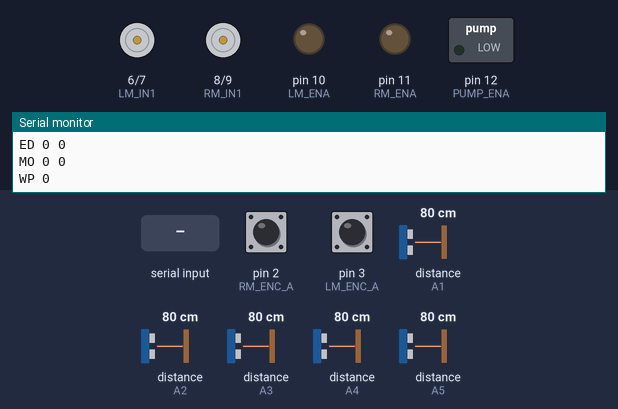
Bench run of a sketch on a simulated Arduino Uno, built with avr-gcc and run on an emulated ATmega328P. Parts: motor-driver pin pairs drawn as motors (green arrow = first pin HIGH = forward, orange = second pin HIGH = backward, longer = more drive), switched loads named in the sketch (green lamp = pin HIGH), output pins drawn as LEDs (lit = HIGH), the last lines printed to the serial monitor. Wiring (inferred from the names in the program): 5 × ultrasonic range finder: trigger A1, echo A1 / trigger A2, echo A2 / trigger A3, echo A3 / trigger A4, echo A4 / trigger A5, echo A5. The test bench sets the inputs (shaded band); at power-on: pin 2 (RM_ENC_A) HIGH, pin 3 (LM_ENC_A) HIGH, distance to the obstacle (sensors on A1, A2, A3, A4, A5) 80 cm. The echo pulse lasts 58.3 µs per cm.

Above: at 0.1 s.
At 3.4 s:
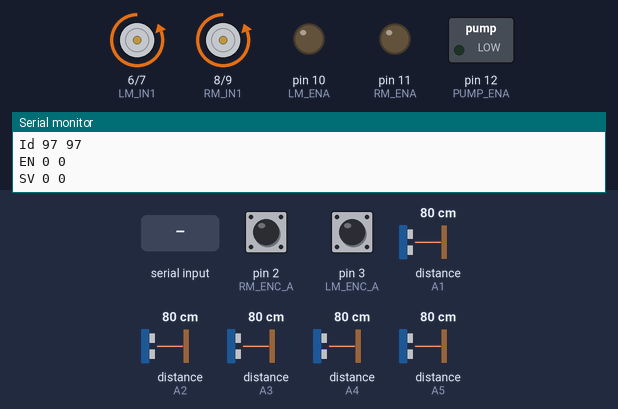
3.5 s: "WP 90\n" received over Serial
At 4.0 s:
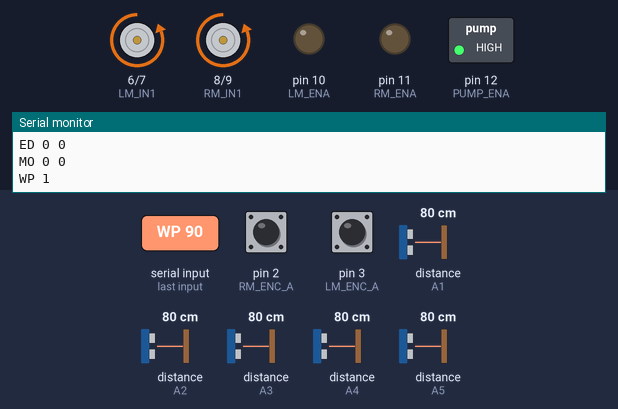
Timing chart, 0 to 7.0 s (numbered marks = the images above; inputs shaded):
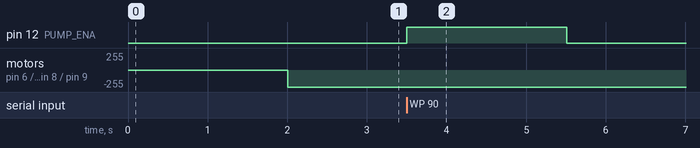

Measured:
- after the input at 3.5 s, pin 12 (PUMP_ENA): LOW → HIGH at once, → LOW 2.0 s later

The sketch:

GR6_motor.ino
```cpp
// This code runs the motor for the GR6
// Version 250630: SV commands to set the motor speed
// Version 250708: Added water pump
// Version 250710: PI controller
// Version 250717: Separate left and right constants
// Version 250814: Changed default PI constants
// Version 250815: Added D term (for PID controller); Separate Min Max intergral terms
// Version 250816: Trying to remove glitches. PID tuned.
// Version 250819: Adding ultrasonic sensors;
// Version 260720: Fixed EN (encoder position) telemetry — it was going
//   through sendFloat(), which multiplies by 100 and truncates to a
//   16-bit int for transmission. That's fine for velocities (small
//   values) but silently wraps encoder position after only ~327 counts
//   of travel (about 1.3m at ~250 counts/metre) even though the
//   firmware's own internal `long LM_position`/`RM_position` never
//   wrapped — only the wire value did. Now sent raw via a dedicated
//   sendLong(), matching what the Pi side already expected.

#define VERSION "260720#1.GR6"

// The motors are driven by an L298 module
// The feedback is via 2x A3144 hall effect sensors on each motor (4 total)
// The A3144 require pull-up resistors in the Arduino

// Pins for the left motor
#define LM_ENA    10   // Motor speed PWM
#define LM_IN1     6   // Direction control
#define LM_IN2     7
#define LM_ENC_A   3   // Quadrature encoder A (interrupt pin)
#define LM_ENC_B   5   // Quadrature encoder B

// Pins for the right motor
#define RM_ENA    11   // Motor speed PWM
#define RM_IN1     8   // Direction control
#define RM_IN2     9
#define RM_ENC_A   2   // Quadrature encoder A (interrupt pin)
#define RM_ENC_B   4   // Quadrature encoder B

int ultrasonicPins[] = {A5, A4, A3, A2, A1};

volatile long LM_position = 0L;   // Updated in the ISR, motor's position
volatile long RM_position = 0L;

// Pins for the pump
#define PUMP_ENA  12
int wp_state = LOW;

// Control loop constants
unsigned long lastCtrlTime = 0;               // for fixed control loop timestep
unsigned int CtrlLoopStep = 100;              // millis
const float dt = (float) CtrlLoopStep/1000.0; // seconds
const float cf = 1.0 / dt;                    // control loop frequency, 1/seconds

float LM_Kp = 1.0,        RM_Kp = 1.0;     // Proportional gain
float LM_Ki = 3.0,        RM_Ki = 3.0;     // Integral gain
float LM_Kd = 0.0,        RM_Kd = 0.0;     // Differential gain
float LM_Kf = 0.0,        RM_Kf = 0.0;     // Feedforward term - see motor comments below
float LM_Ka = 0.9,        RM_Ka = 0.9;     // Differential error filter
float LM_Kb = 0.6,        RM_Kb = 0.6;     // Velocity filter
float LM_Mi = 150.0,      RM_Mi = 150.0;   // Maximum integral error
float LM_Mj = -50.0,      RM_Mj = -50.0;   // Minimum integral error
float LM_Id = 0.97,       RM_Id = 0.97;    // Integral error decay
int   LM_Db = 5,          RM_Db = 5;       // Deadband
float LM_Am = 100.0*dt,   RM_Am = 100.0*dt; // Maximum set point change per cycle

// Control‐loop state
long  prevLM_pos = 0,    prevRM_pos = 0;
float filtLM_vel = 0.0,  filtRM_vel = 0.0;
float prev_errLM = 0.0,  prev_errRM = 0.0;
float filtLM_dErr = 0.0, filtRM_dErr = 0.0;
float integralLM = 0.0,  integralRM = 0.0;
float errLM = 0.0,       errRM = 0.0;
float outLMf = 0.0,      outRMf = 0.0;
int   outLM = 0,         outRM = 0;
int ctrlEnabled = 0;  // Ramps from 1 to 4 when control starts, to avoid glitches

// Motor output limit
float MotorMax = 250.0;
float MotorMin = -MotorMax;

// Buffer to receive user's commands
#define MAX_CMD_LEN (80)
char rxCmd[MAX_CMD_LEN+1] = ""; // For commands received
int rxCmdLen = 0;               // Length, to avoid finding the end of the string each time

// Variables for updating the user
unsigned long lastUpdateTime = 0L;

// If no serial commands are received for a while then stop
const unsigned long CMD_TIMEOUT = 2000;  // ms
unsigned long TimeSpeedLastCommand = 0L;
unsigned long TimePumpLastCommand = 0L;

// Values from the RPI
// Will be set in user_command()
float LM_target_setvel = 0.0;
float RM_target_setvel = 0.0;
float LM_setvel = 0;      // Input to the control algorithm, after Amax applied
float RM_setvel = 0;

// Updates to the RPI sent one at a time
// Counts the updates
int whichUpdate = 1;
int whichControlUpdate = 1;


// Interrupt service routines for the encoders
// Triggered when ENC_A changes
// The ++ and -- depend on how the wires are connected
// and the orientation of the motors in the vehicle
void LM_encoderISR()
{
    if (digitalRead(LM_ENC_A) == digitalRead(LM_ENC_B))
        LM_position--;
    else
        LM_position++;
}

void RM_encoderISR()
{
    if (digitalRead(RM_ENC_A) == digitalRead(RM_ENC_B))
        RM_position++;
    else
        RM_position--;
}


// Functions to set the motor speed
// Measurement of the motor with no load showed:
// Input Output (counts/second)
//    0      0
//   10      0
//   20      8
//   30     40
//   40     80
//   50    104
//   60    124
//   70    136
//   80    150
//   90    160
//  100    170
// ...
//  150    180
//  200    188
//  250    192
// See "Motor input vs. output.xlsx
//
// From this we can see that
// * Below 20 the motor stalls
// * There's a linear region up to about 50
// * A second linear region up to about 100
// * Then the speed increase drops off rapidly
void LM_setMotorSpeed(int motorSpeed)
{
  int absMotorSpeed = abs(motorSpeed);
  if( absMotorSpeed <= LM_Db ) absMotorSpeed = 0;          // Deadband
  else if( absMotorSpeed < 30 ) absMotorSpeed += 30;       // Overcome stiction
  if( absMotorSpeed > MotorMax ) absMotorSpeed = MotorMax; // Limit output

  if( motorSpeed > 0)
  {
    digitalWrite(LM_IN1, HIGH);
    digitalWrite(LM_IN2, LOW);
  }
  else
  {
    digitalWrite(LM_IN1, LOW);
    digitalWrite(LM_IN2, HIGH);
  }

  analogWrite(LM_ENA, absMotorSpeed);
}

void RM_setMotorSpeed(int motorSpeed)
{
  int absMotorSpeed = abs(motorSpeed);
  if( absMotorSpeed <= LM_Db ) absMotorSpeed = 0;          // Deadband
  else if( absMotorSpeed < 30 ) absMotorSpeed += 30;       // Overcome stiction
  if( absMotorSpeed > MotorMax ) absMotorSpeed = MotorMax; // Limit output

  if( motorSpeed > 0)
  {
    digitalWrite(RM_IN1, HIGH);
    digitalWrite(RM_IN2, LOW);
  }
  else
  {
    digitalWrite(RM_IN1, LOW);
    digitalWrite(RM_IN2, HIGH);
  }

  analogWrite(RM_ENA, absMotorSpeed);
}


void user_command(unsigned long now)
{
  // Interprets the user commands in rxBuf - here to keep the loop looking tidy
    int l1, l2;
    // Interpret the command
    // SV - set the target velocity
    if( sscanf(rxCmd, "SV %d %d", &l1, &l2) == 2)
    {
      LM_target_setvel = (float) constrain(l1,-200,200);
      RM_target_setvel = (float) constrain(l2,-200,200);

      if( l1 == 0 && l2 == 0)
      {
        ctrlEnabled = 0; // Stop control: special situation to coast to zero speed
        LM_target_setvel = 0.0;
        RM_target_setvel = 0.0;
        LM_setMotorSpeed(0);
        RM_setMotorSpeed(0);
      }
      else if( ctrlEnabled == 0 )
        ctrlEnabled = 1; // Enable control, using a ramp (see PID loop)
      TimeSpeedLastCommand = now;
    }
    // Set the water pump
    else if( sscanf(rxCmd, "WP %d", &l1) == 1)
    {
      wp_state = l1 ? HIGH : LOW;
      digitalWrite(PUMP_ENA, wp_state);
      TimePumpLastCommand = now;
    }
    // Set the control parameters
    // No checks! Take good care
    else if( sscanf(rxCmd, "Kp %d %d", &l1, &l2) == 2) LM_Kp = l1 * 0.01,    RM_Kp = l2 * 0.01;
    else if( sscanf(rxCmd, "Ki %d %d", &l1, &l2) == 2) LM_Ki = l1 * 0.01,    RM_Ki = l2 * 0.01;
    else if( sscanf(rxCmd, "Kd %d %d", &l1, &l2) == 2) LM_Kd = l1 * 0.01,    RM_Kd = l2 * 0.01;
    else if( sscanf(rxCmd, "Kf %d %d", &l1, &l2) == 2) LM_Kf = l1 * 0.01,    RM_Kf = l2 * 0.01;
    else if( sscanf(rxCmd, "Ka %d %d", &l1, &l2) == 2) LM_Ka = l1 * 0.01,    RM_Ka = l2 * 0.01;
    else if( sscanf(rxCmd, "Kb %d %d", &l1, &l2) == 2) LM_Kb = l1 * 0.01,    RM_Kb = l2 * 0.01;
    else if( sscanf(rxCmd, "Db %d %d", &l1, &l2) == 2) LM_Db = l1,           RM_Db = l2;
    else if( sscanf(rxCmd, "Mi %d %d", &l1, &l2) == 2) LM_Mi = (float)l1,    RM_Mi = (float)l2;
    else if( sscanf(rxCmd, "Mj %d %d", &l1, &l2) == 2) LM_Mj = (float)l1,    RM_Mj = (float)l2;
    else if( sscanf(rxCmd, "Id %d %d", &l1, &l2) == 2) LM_Id = l1 * 0.01,    RM_Id = l2 * 0.01;
    else if( sscanf(rxCmd, "Am %d %d", &l1, &l2) == 2) LM_Am = (float)l1*dt, RM_Am = (float) l2*dt;

    // Reset the command buffer ready for the next command
    rxCmd[0] = 0;
    rxCmdLen = 0;
}

// Formatting functions to send two values to the RPI
void sendFloat(char *field, float v1, float v2)
{
  Serial.print(field);
  Serial.print(" ");
  Serial.print((int)(v1*100.0));
  Serial.print(" ");
  Serial.println((int)(v2*100.0));
}

void sendInt(char *field, int v1, int v2)
{
  Serial.print(field);
  Serial.print(" ");
  Serial.print(v1);
  Serial.print(" ");
  Serial.println(v2);
}

// For values too large for a 16-bit int (e.g. encoder position) — prints
// the raw long with no scaling and no truncation.
void sendLong(char *field, long v1, long v2)
{
  Serial.print(field);
  Serial.print(" ");
  Serial.print(v1);
  Serial.print(" ");
  Serial.println(v2);
}

void sendUltrasonic(int sensor)
{
  int sensorPin = ultrasonicPins[sensor];
  long d;

  // Send trigger pulse
  pinMode(sensorPin, OUTPUT);
  digitalWrite(sensorPin, LOW);
  delayMicroseconds(2);
  digitalWrite(sensorPin, HIGH);
  delayMicroseconds(10);
  digitalWrite(sensorPin, LOW);

  // Switch to input to read echo
  pinMode(sensorPin, INPUT);
  d = pulseIn(sensorPin, HIGH, 13000);  // Timeout after 13ms just over 2m

  // Calculate distance in mm
  d = (d * 343) / 2000; // *0.343 mm/s two ways
  if( d > 2000 || d == 0) d = -1;

  // Print result
  Serial.print("U");
  Serial.print(sensor);
  Serial.print(" ");
  Serial.println(d);
}


void setup() {
    pinMode(LM_ENA, OUTPUT);
    pinMode(LM_IN1, OUTPUT);
    pinMode(LM_IN2, OUTPUT);
    pinMode(LM_ENC_A, INPUT_PULLUP);
    pinMode(LM_ENC_B, INPUT_PULLUP);
    attachInterrupt(digitalPinToInterrupt(LM_ENC_A), LM_encoderISR, CHANGE);

    pinMode(RM_ENA, OUTPUT);
    pinMode(RM_IN1, OUTPUT);
    pinMode(RM_IN2, OUTPUT);
    pinMode(RM_ENC_A, INPUT_PULLUP);
    pinMode(RM_ENC_B, INPUT_PULLUP);
    attachInterrupt(digitalPinToInterrupt(RM_ENC_A), RM_encoderISR, CHANGE);

    pinMode(PUMP_ENA, OUTPUT);
    wp_state = LOW;
    digitalWrite(PUMP_ENA, wp_state);

    // Ultrasonic sensors
    pinMode(A5, LOW);
    pinMode(A4, LOW);
    pinMode(A3, LOW);
    pinMode(A4, LOW);
    pinMode(A1, LOW);

    Serial.begin(115200);

    lastCtrlTime = millis();
    lastUpdateTime = millis();
}

void loop()
{
  unsigned long now = millis();

  // Process serial commands
  int c = Serial.read();
  if( c >= 0 ) // There's a valid character
  {
    rxCmd[rxCmdLen++] = (char) c;
    rxCmd[rxCmdLen] = (char) 0;
    if( rxCmdLen >= MAX_CMD_LEN ) rxCmdLen--; // Limit length
    if( (char)c == '\n') user_command(now);
  }

  // Stop if no speed commands are sent
  if(now-TimeSpeedLastCommand > CMD_TIMEOUT)
  {
      LM_target_setvel = 0.0;
      RM_target_setvel = 0.0;
      LM_setMotorSpeed(0);
      RM_setMotorSpeed(0);
      ctrlEnabled = 0;
      TimeSpeedLastCommand = now;
  }

  // Turn off pump if no pump commands are sent
  if(now-TimePumpLastCommand > CMD_TIMEOUT)
  {
      wp_state = LOW;
      digitalWrite(PUMP_ENA, wp_state);
      TimePumpLastCommand = now;
  }

  unsigned long timeSinceLastCtrl = now - lastCtrlTime; // Works even with wrap-around
  if(timeSinceLastCtrl >= CtrlLoopStep)
  {
    lastCtrlTime += CtrlLoopStep;

    // Compute setvel from target_setvel using Amax
    float dLM = LM_target_setvel - LM_setvel;
    float dRM = RM_target_setvel - RM_setvel;
    dLM = constrain(dLM, -LM_Am, +LM_Am);
    dRM = constrain(dRM, -RM_Am, +RM_Am);
    LM_setvel += dLM;
    RM_setvel += dRM;

    // Raw velocity
    dLM = (LM_position - prevLM_pos) * cf; // cf = 1/dt
    dRM = (RM_position - prevRM_pos) * cf;
    prevLM_pos = LM_position;
    prevRM_pos = RM_position;

    // Filter velocity
    filtLM_vel = LM_Kb * filtLM_vel + (1.0 - LM_Kb) * dLM;  // Kb = 0 would give rawLM_vel straight into the filter
    filtRM_vel = RM_Kb * filtRM_vel + (1.0 - RM_Kb) * dRM;

    // Error: based on filtered velocity
    errLM = LM_setvel - filtLM_vel;
    errRM = RM_setvel - filtRM_vel;

    // Integrate error
    integralLM *= LM_Id;
    integralRM *= RM_Id;
    integralLM = constrain(integralLM + errLM*dt, LM_Mj, LM_Mi);
    integralRM = constrain(integralRM + errRM*dt, RM_Mj, RM_Mi);

    // Differential error
    dLM = (errLM - prev_errLM) * cf;
    dRM = (errRM - prev_errRM) * cf;
    filtLM_dErr = filtLM_dErr * LM_Ka + (1.0 - LM_Ka) * dLM;
    filtRM_dErr = filtRM_dErr * RM_Ka + (1.0 - LM_Ka) * dRM;
    prev_errLM = errLM;
    prev_errRM = errRM;

    outLMf = LM_Kf*LM_setvel + LM_Kp*errLM + LM_Ki*integralLM + LM_Kd*filtLM_dErr;
    outRMf = RM_Kf*RM_setvel + RM_Kp*errRM + RM_Ki*integralRM + RM_Kd*filtRM_dErr;

    outLM = (int)outLMf;
    outRM = (int)outRMf;

    if(ctrlEnabled > 0)
    {
      // ctrlEnabled used to scale motor output at start to avoid glitches
      outLM = ctrlEnabled * outLM / 4;
      outRM = ctrlEnabled * outRM / 4;
      ctrlEnabled = ctrlEnabled >= 4 ? 4 : ctrlEnabled + 1;
      LM_setMotorSpeed(outLM);
      RM_setMotorSpeed(outRM);
    }
    else
    {
      integralLM *= 0.3;
      integralRM *= 0.3;
    }
  }

  // Update the RPI: not if within 20ms of a control loop step
  else if( now - lastUpdateTime >= 10 && timeSinceLastCtrl < CtrlLoopStep - 20)
  {
    lastUpdateTime += 10;

    switch(whichUpdate)
    {
      case 1: sendLong("EN", LM_position, RM_position); break;
      case 2: sendFloat("SV", LM_setvel, RM_setvel); break;
      case 3: sendFloat("FV", filtLM_vel, filtRM_vel); break;
      case 4: sendFloat("ER", errLM, errRM); break;
      case 5: sendFloat("EI", integralLM, integralRM); break;
      case 6: sendFloat("ED", filtLM_dErr, filtRM_dErr); break;
      case 7: sendInt("MO", outLM, outRM);
      case 8: Serial.print("WP "); Serial.println(wp_state); break;
      case 9: Serial.print("GO "); Serial.println(ctrlEnabled); break;
      case 10: sendUltrasonic(0); break;
      case 11: sendUltrasonic(1); break;
      case 12: sendUltrasonic(2); break;
      case 13: sendUltrasonic(3); break;
      case 14: sendUltrasonic(4); break;
      case 15: switch(whichControlUpdate)
        {
        case 1: sendFloat("Kp", LM_Kp, RM_Kp); break;
        case 2: sendFloat("Ki", LM_Ki, RM_Ki); break;
        case 3: sendFloat("Kd", LM_Kd, RM_Kd); break;
        case 4: sendFloat("Kf", LM_Kf, RM_Kf); break;
        case 5: sendFloat("Ka", LM_Ka, RM_Ka); break;
        case 6: sendFloat("Kb", LM_Kb, RM_Kb); break;
        case 7: sendInt("Db", LM_Db, RM_Db); break;
        case 8: sendInt("Mi", (int)LM_Mi, (int)RM_Mi); break;
        case 9: sendInt("Mj", (int)LM_Mj, (int)RM_Mj); break;
        case 10: sendFloat("Id", LM_Id, RM_Id); break;
        case 11: sendInt("Am",(int)(LM_Am*cf), (int)(RM_Am*cf)); break;
        case 12: Serial.print("Version "); Serial.println(VERSION);
        default:
          whichControlUpdate = 0;
        }
        whichControlUpdate++;
      default:
        whichUpdate = 0;
    }
    whichUpdate++;
  }
}
```
